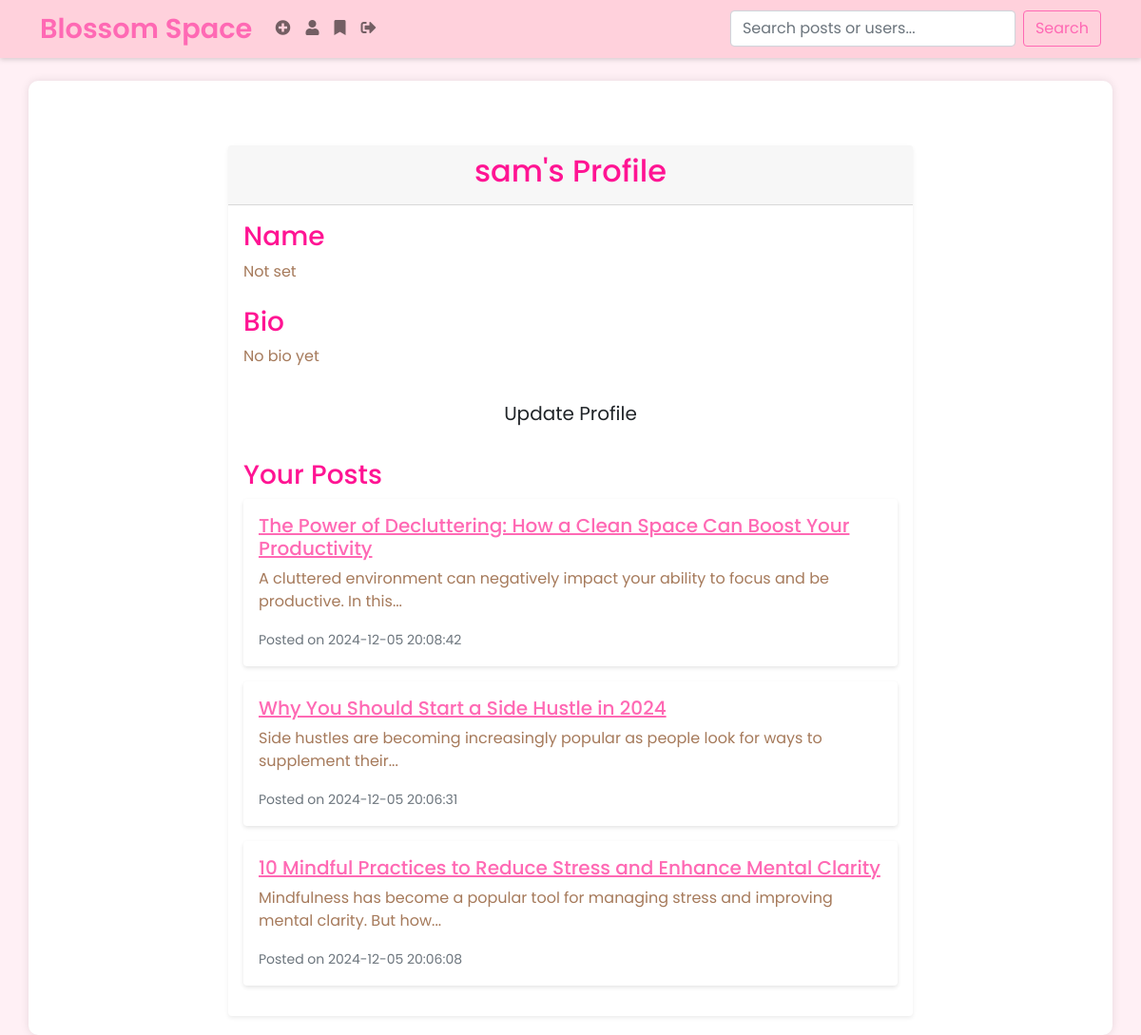
The page /profile (signed in) on the database its author committed.
### tables this page shows
CREATE TABLE users
                    (id INTEGER PRIMARY KEY AUTOINCREMENT,
                    username TEXT UNIQUE NOT NULL,
                    password TEXT NOT NULL,
                    name TEXT,
                    bio TEXT);

CREATE TABLE posts
                    (id INTEGER PRIMARY KEY AUTOINCREMENT,
                    title TEXT NOT NULL,
                    content TEXT NOT NULL,
                    created TIMESTAMP NOT NULL DEFAULT CURRENT_TIMESTAMP,
                    author_id INTEGER NOT NULL);

### app.py (the view)
@app.route('/profile')
@login_required
def profile():
    conn = get_db_connection()
    posts = conn.execute('''SELECT * FROM posts
                            WHERE author_id = ?
                            ORDER BY created DESC''', (current_user.id,)).fetchall()
    conn.close()
    return render_template('profile.html', user=current_user, posts=posts)

### app.py (called while the page is built)
@login_manager.user_loader
def load_user(user_id):
    with get_db_connection() as conn:
        user = conn.execute('SELECT * FROM users WHERE id = ?', (user_id,)).fetchone()
    return User(**user) if user else None

def get_db_connection():
    conn = sqlite3.connect('blog.db')
    conn.row_factory = sqlite3.Row
    return conn

### templates/profile.html (shortened to what this page needs)
{% extends 'base.html' %}
{% block content %}
<div class="container mt-5">
    <div class="row justify-content-center">
        <div class="col-md-8">
            <div class="card shadow-sm border-0">
                <div class="card-header bg-pink-dark text-white text-center">
                    <h2>{{ user.username }}'s Profile</h2>
                </div>
                <div class="card-body">
                    <div class="mb-4">
                        <h3>Name</h3>
                        <p>{{ user.name or 'Not set' }}</p>
                    </div>
                    <div class="mb-4">
                        <h3>Bio</h3>
                        <p>{{ user.bio or 'No bio yet' }}</p>
                    </div>
                    {% if current_user.id == user.id %}
                        <div class="text-center mb-4">
                            <a href="{{ url_for('update_profile') }}" class="btn btn-pink-dark btn-lg">Update Profile</a>
                        </div>
                    {% endif %}
                    <div class="mt-4">
                        <h3>Your Posts</h3>
                        {% if posts %}
                            {% for post in posts %}
                                <div class="card mb-3">
                                    <div class="card-body">
                                        <h5 class="card-title"><a href="{{ url_for('post', post_id=post['id']) }}">{{ post['title'] }}</a></h5>
                                        <p class="card-text">{{ post['content']|truncate(100) }}</p>
                                        <p class="card-text"><small class="text-muted">Posted on {{ post['created'] }}</small></p>
                                    </div>
                                </div>
                            {% endfor %}
                        {% else %}
                            <p>You haven't created any posts yet.</p>
                        {% endif %}
                    </div>
                </div>
            </div>
        </div>
    </div>
</div>
{% endblock %}

### static/styles.css (style rules this page uses)
:root { --pink-lightest: #FFF0F5; --pink-light: #FFD1DC; --pink-medium: #FFB6C1; --pink-dark: #FF69B4; --pink-darkest: #FF1493; --soft-white: #FFFFFF; --accent-brown: #A67A5B; }
body { font-family: 'Poppins', sans-serif; background-color: var(--pink-lightest); color: var(--accent-brown); }
h1, h2, h3 { color: var(--pink-darkest); }
.card { border: none; box-shadow: 0 2px 4px rgba(0, 0, 0, 0.1); transition: transform 0.2s ease; }
a { color: var(--pink-dark); }

### rows shown on the page
users: username "sam"
posts: title "The Power of Decluttering: How a Clean Space Can Boost Your Productivity", content "A cluttered environment can negatively impact your ability to focus and be productive. In this...", created "2024-12-05 20:08:42"
posts: title "Why You Should Start a Side Hustle in 2024", content "Side hustles are becoming increasingly popular as people look for ways to supplement their...", created "2024-12-05 20:06:31"
posts: title "10 Mindful Practices to Reduce Stress and Enhance Mental Clarity", content "Mindfulness has become a popular tool for managing stress and improving mental clarity. But how...", created "2024-12-05 20:06:08"

### other values the page prints
{{ user.name or 'Not set' }} "Not set"
{{ user.bio or 'No bio yet' }} "No bio yet"
